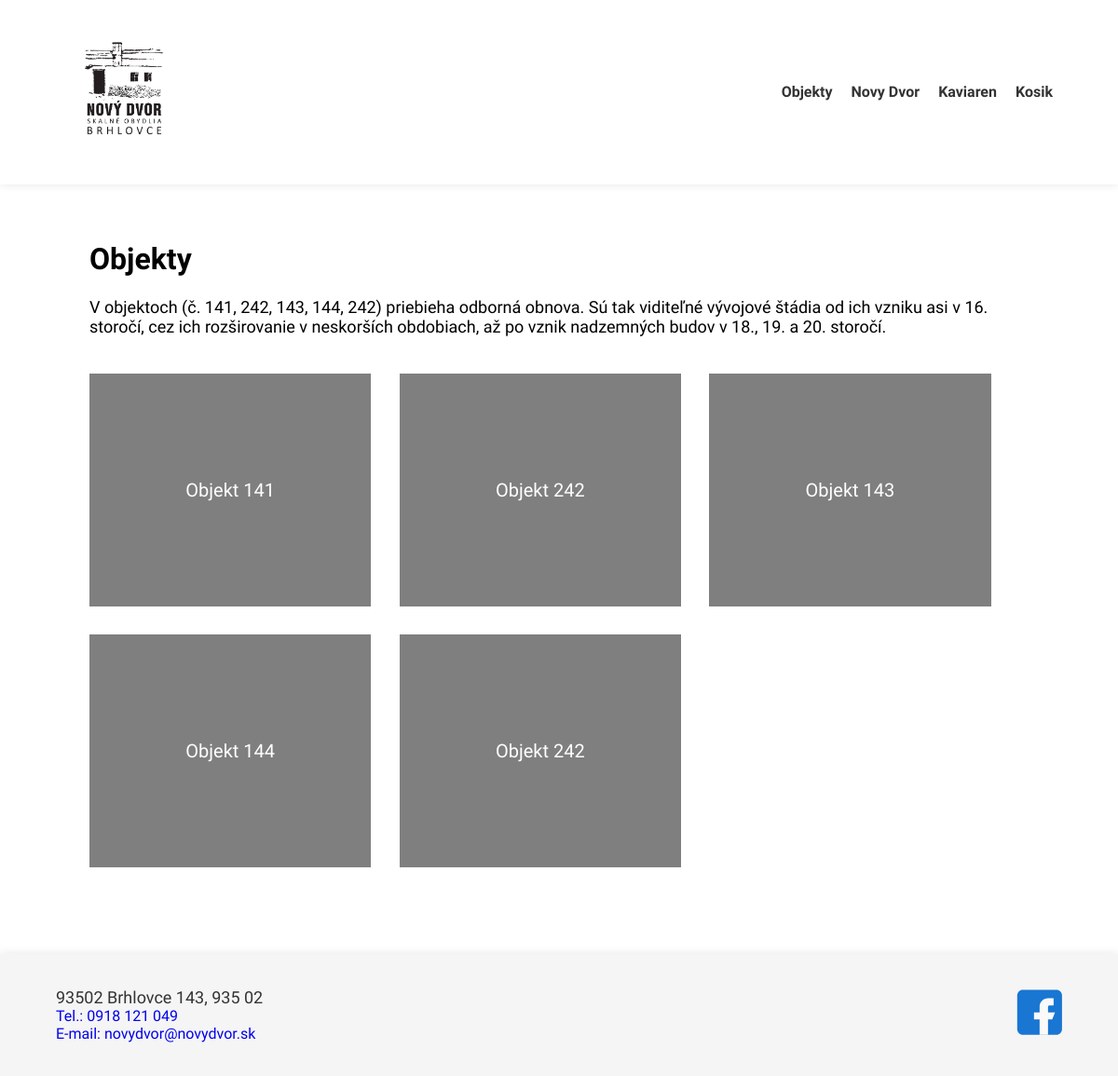
Page /objects on the committed database.
### flask_app/core/models/objects.py (models this page shows, shortened)
class Objects(db.Model):
    __tablename__ = 'objects'
    id = db.Column(db.Integer, primary_key=True)
    name = db.Column(db.String(80))
    txt = db.Column(db.Text)
    src = db.Column(db.Text)

### flask_app/core/routes/area_objects.py (the view)
@area_objects.route('/objects')
def objects_view():
    template = 'objects.html'
    res = db.session.query(Objects).all()
    return render_template(template, res=res)

### flask_app/templates/objects.html
{% extends "base.html" %}
{% block content %}
<div id="objects">
    <div class="objects-div">
        <h1>Objekty</h1>
        <p>
            V objektoch (č. 141, 242, 143, 144, 242) priebieha
            odborná obnova. Sú tak viditeľné vývojové štádia od
            ich vzniku asi v 16. storočí, cez ich rozširovanie
            v neskorších obdobiach, až po vznik nadzemných budov v 18., 19. a 20. storočí.
        </p>
    </div>
    <div id="objects-content" class="objects-div">
        {% for object in res %}
        <div class="object-content">
            <a href="/objects/{{ object.id }}">{{ object.name }}</a>
        </div>
        {% endfor %}
    </div>
</div>
{% endblock %}

### flask_app/static/css/style.css (style rules this page uses)
body { font-family: 'Oswald', sans-serif; margin: 0; }
a { text-decoration: none; }
#content > * { flex: 1; }

### flask_app/static/css/main.css (style rules this page uses)
p { font-size: 18px; }
#objects { margin: 20px; padding: 20px; }
.objects-div { padding: 0 5% 2% 5%; }
#objects h1 { width: 100%; }
#objects-content { display: flex; flex-wrap: wrap; min-height: 500px; }
.object-content { margin: 0 3% 3% 0; height: 250px; width: 30%; text-align: center; display: flex; justify-content: center; align-items: center; background-color: rgba(0, 0, 0, 0.5); background-size: cover; }
.object-content a { color: white; font-size: 20px; }

### rows in the picture
Objects: name "Objekt 141"
Objects: name "Objekt 242"
Objects: name "Objekt 143"
Objects: name "Objekt 144"
Objects: name "Objekt 242"
